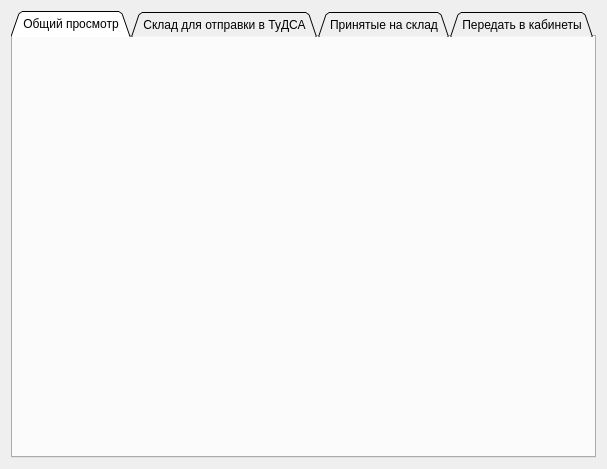
<?xml version="1.0" encoding="UTF-8"?>
<ui version="4.0">
 <class>Maintransfer</class>
 <widget class="QWidget" name="Maintransfer">
  <property name="geometry">
   <rect>
    <x>0</x>
    <y>0</y>
    <width>607</width>
    <height>469</height>
   </rect>
  </property>
  <property name="windowTitle">
   <string>Form</string>
  </property>
  <layout class="QGridLayout" name="gridLayout">
   <item row="0" column="0">
    <widget class="QTabWidget" name="transfer_tabWidget">
     <property name="font">
      <font>
       <family>MS Shell Dlg 2</family>
       <pointsize>9</pointsize>
       <weight>50</weight>
       <italic>false</italic>
       <bold>false</bold>
      </font>
     </property>
     <property name="tabPosition">
      <enum>QTabWidget::North</enum>
     </property>
     <property name="tabShape">
      <enum>QTabWidget::Triangular</enum>
     </property>
     <property name="currentIndex">
      <number>0</number>
     </property>
     <property name="movable">
      <bool>false</bool>
     </property>
     <widget class="QWidget" name="tab_5">
      <attribute name="title">
       <string>Общий просмотр</string>
      </attribute>
      <layout class="QGridLayout" name="gridLayout_6">
       <item row="0" column="0">
        <layout class="QGridLayout" name="gridLayout_all"/>
       </item>
      </layout>
     </widget>
     <widget class="QWidget" name="tab_3">
      <attribute name="title">
       <string>Cклад для отправки в ТуДСА</string>
      </attribute>
      <layout class="QGridLayout" name="gridLayout_7">
       <item row="0" column="0">
        <layout class="QGridLayout" name="gridLayout_stockTudsa"/>
       </item>
      </layout>
     </widget>
     <widget class="QWidget" name="tab_6">
      <attribute name="title">
       <string>Принятые на склад</string>
      </attribute>
      <layout class="QGridLayout" name="gridLayout_3">
       <item row="0" column="0">
        <layout class="QGridLayout" name="gridLayout_stock"/>
       </item>
      </layout>
     </widget>
     <widget class="QWidget" name="tab_2">
      <attribute name="title">
       <string>Передать в кабинеты</string>
      </attribute>
      <layout class="QGridLayout" name="gridLayout_5">
       <item row="0" column="0">
        <layout class="QGridLayout" name="gridLayout_kabinet"/>
       </item>
      </layout>
     </widget>
    </widget>
   </item>
  </layout>
 </widget>
 <resources/>
 <connections/>
</ui>
